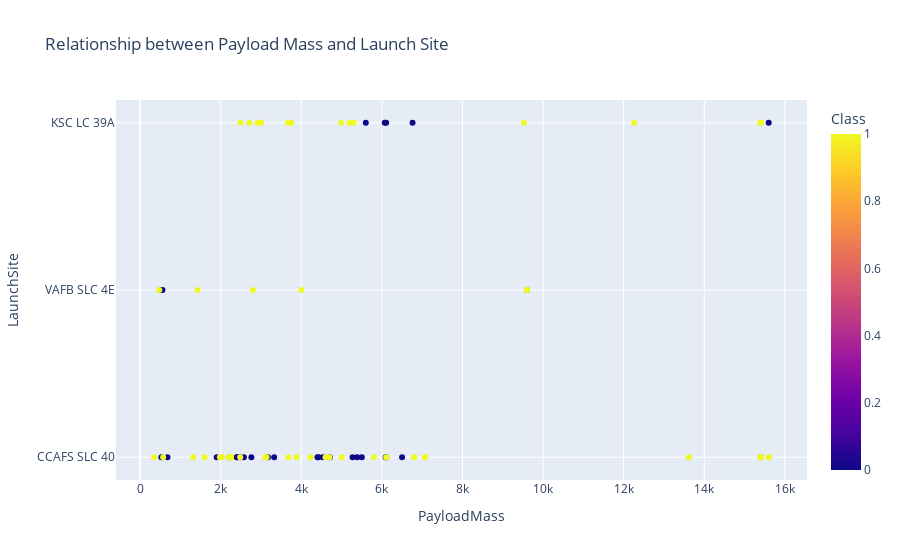

Here is the notebook cell this chart was saved with:
### Markdown cell above
#### 2.Visualizing relationship between payload_mass and Launch Site

### Code cell
fig = px.scatter(df, x='PayloadMass', y='LaunchSite', color='Class',
                title = 'Relationship between Payload Mass and Launch Site')
fig.show()

### Figure 1 — Plotly figure (JSON) as saved in the notebook; plotly's stock layout.template omitted (floating-point values rounded to 4 significant figures)
{"data": [{"hovertemplate": "PayloadMass=%{x}<br>LaunchSite=%{y}<br>Class=%{marker.color}<extra></extra>", "legendgroup": "", "marker": {"color": [0, 0, 0, 0, 0, 0, 1, 1, 0, 0, 0, 0, 1, 0, 0, 0, 1, 0, 0, 1, 1, 1, 1, 1, 0, 1, 1, 0, 1, 1, 0, 1, 1, 1, 0, 1, 1, 1, 1, 1, 1, 1, 1, 1, 1, 0, 0, 0, 1, 1, 0, 0, 1, 1, 1, 1, 1, 1, 1, 0, 0, 1, 1, 1, 1, 1, 1, 0, 1, 1, 1, 1, 0, 1, 0, 1, 0, 1, 1, 1, 1, 1, 1, 1, 1, 1, 1, 1, 1, 1], "coloraxis": "coloraxis", "symbol": "circle"}, "mode": "markers", "name": "", "orientation": "h", "showlegend": false, "type": "scatter", "x": [6105.0, 525, 677, 500, 3170, 3325, 2296, 1316, 4535, 4428, 2216, 2395, 570, 1898, 4707, 2477, 2034, 553, 5271, 3136, 4696, 3100, 2257, 4600, 5500, 9600, 2490, 5600, 5300, 6105.0, 6070, 2708, 3669, 9600, 6761, 2910, 475, 4990, 9600, 5200, 3700, 2205, 9600, 6105.0, 4230, 6092, 9600, 2760, 350, 3750, 5384.0, 2410, 7076, 9600, 5800, 7060, 2800, 3000, 4000, 2573, 4400, 9600, 12259, 2482, 13620, 1425, 2228.0, 6500, 15600, 5000, 6800, 15400, 6105.0, 15600, 15400, 1977, 15600, 15400, 9525, 15400, 15400, 3880, 6105.0, 15400, 1600, 15400, 15400, 15400, 15400, 3681], "xaxis": "x", "y": ["CCAFS SLC 40", "CCAFS SLC 40", "CCAFS SLC 40", "VAFB SLC 4E", "CCAFS SLC 40", "CCAFS SLC 40", "CCAFS SLC 40", "CCAFS SLC 40", "CCAFS SLC 40", "CCAFS SLC 40", "CCAFS SLC 40", "CCAFS SLC 40", "CCAFS SLC 40", "CCAFS SLC 40", "CCAFS SLC 40", "CCAFS SLC 40", "CCAFS SLC 40", "VAFB SLC 4E", "CCAFS SLC 40", "CCAFS SLC 40", "CCAFS SLC 40", "CCAFS SLC 40", "CCAFS SLC 40", "CCAFS SLC 40", "CCAFS SLC 40", "VAFB SLC 4E", "KSC LC 39A", "KSC LC 39A", "KSC LC 39A", "KSC LC 39A", "KSC LC 39A", "KSC LC 39A", "KSC LC 39A", "VAFB SLC 4E", "KSC LC 39A", "KSC LC 39A", "VAFB SLC 4E", "KSC LC 39A", "VAFB SLC 4E", "KSC LC 39A", "KSC LC 39A", "CCAFS SLC 40", "VAFB SLC 4E", "CCAFS SLC 40", "CCAFS SLC 40", "CCAFS SLC 40", "VAFB SLC 4E", "CCAFS SLC 40", "CCAFS SLC 40", "KSC LC 39A", "CCAFS SLC 40", "CCAFS SLC 40", "CCAFS SLC 40", "VAFB SLC 4E", "CCAFS SLC 40", "CCAFS SLC 40", "VAFB SLC 4E", "KSC LC 39A", "VAFB SLC 4E", "CCAFS SLC 40", "CCAFS SLC 40", "VAFB SLC 4E", "KSC LC 39A", "CCAFS SLC 40", "CCAFS SLC 40", "VAFB SLC 4E", "CCAFS SLC 40", "CCAFS SLC 40", "CCAFS SLC 40", "CCAFS SLC 40", "CCAFS SLC 40", "CCAFS SLC 40", "KSC LC 39A", "CCAFS SLC 40", "CCAFS SLC 40", "CCAFS SLC 40", "KSC LC 39A", "KSC LC 39A", "KSC LC 39A", "CCAFS SLC 40", "CCAFS SLC 40", "CCAFS SLC 40", "CCAFS SLC 40", "CCAFS SLC 40", "CCAFS SLC 40", "KSC LC 39A", "KSC LC 39A", "KSC LC 39A", "CCAFS SLC 40", "CCAFS SLC 40"], "yaxis": "y"}], "layout": {"autosize": true, "coloraxis": {"colorbar": {"title": {"text": "Class"}}, "colorscale": [[0, "#0d0887"], [0.1111, "#46039f"], [0.2222, "#7201a8"], [0.3333, "#9c179e"], [0.4444, "#bd3786"], [0.5556, "#d8576b"], [0.6667, "#ed7953"], [0.7778, "#fb9f3a"], [0.8889, "#fdca26"], [1, "#f0f921"]]}, "legend": {"tracegroupgap": 0}, "title": {"text": "Relationship between Payload Mass and Launch Site"}, "xaxis": {"anchor": "y", "autorange": true, "domain": [0, 1], "range": [-577.3, 16530.0], "title": {"text": "PayloadMass"}, "type": "linear"}, "yaxis": {"anchor": "x", "autorange": true, "domain": [0, 1], "range": [-0.165, 2.165], "title": {"text": "LaunchSite"}, "type": "category"}}}
